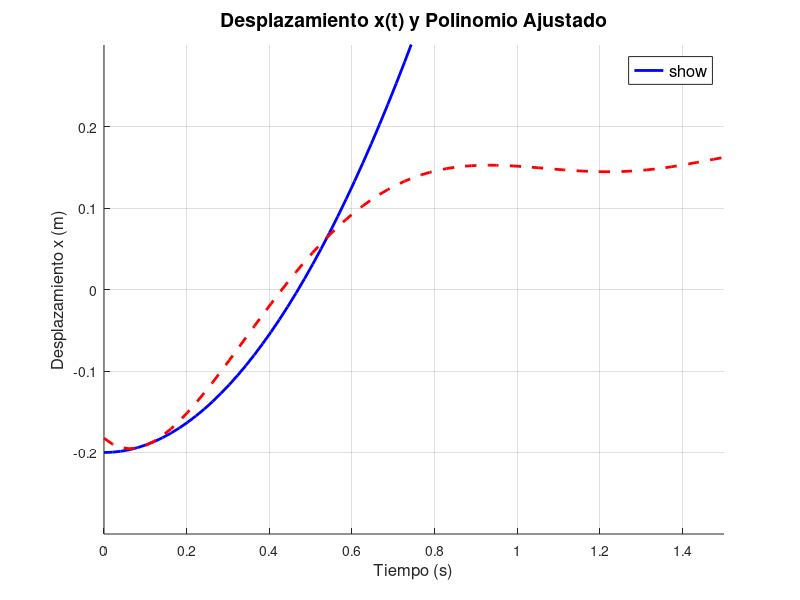

MATLAB code to generate this figure:
set(0, 'DefaultFigureRenderer', 'painters'); % Alternativa básica


%med = [0.188897, -0.739183, 0.769862, -0.053675, 0.118065, -0.206667];%5
%med = [-0.360664, 2.07463, -4.23518, 3.44324, -0.599921, -0.170445];%10
med = [-0.764364, 3.64227, -6.12533, 4.0149, -0.433743, -0.182461];%15

% Definir constantes físicas del sistema
F = 0.055;       % Fuerza ajustada (escala arbitraria)
g = 9.8;        % Aceleración de la gravedad [m/s^2]
m = 0.055;      % Masa de la bola [kg]
Rb = 0.04267;   % Radio de la bola [m]

% Calcular el momento de inercia de una esfera sólida
Jb = (2 / 5) * m * Rb^2;

% Convertir theta de grados a radianes
theta = deg2rad(-15);

% Crear un rango de tiempo (t)
t = linspace(0, 2, 100);  % Tiempo de 0 a 2 segundos

% Calcular x(t)
x = (-F * g * sin(theta) * t.^2) ./ (2 * (m + Jb / Rb^2)) - 0.20;

% Definir el polinomio de comparación
%med = [-0.764364, 3.64227, -6.12533, 4.0149, -0.433743, -0.182461];

% Evaluar el polinomio med en los puntos de tiempo t
polinomio_med = polyval(med, t);

% Graficar x(t) y el polinomio
figure;
hold on;
plot(t, x, 'b-', 'LineWidth', 2, 'DisplayName', 'Desp. x(t) - modelo');
plot(t, polinomio_med, 'r--', 'LineWidth', 2, 'DisplayName', 'Aprox. exp.');
title('Desplazamiento x(t) y Polinomio Ajustado', 'FontSize', 14);
xlabel('Tiempo (s)', 'FontSize', 12);
ylabel('Desplazamiento x (m)', 'FontSize', 12);
grid on;
legend('show', 'FontSize', 12);
ylim([-0.3, 0.3]);
xlim([0.0, 1.5]);
hold off;
